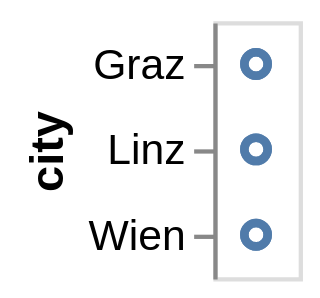

Notebook code for this chart:
### Markdown cell above
Hier besteht das Rendering aus einem Punkt pro Zeile im Datensatz, die alle übereinander gezeichnet werden, da wir noch keine Positionen für diese Punkte festgelegt haben.

Um die Punkte visuell zu trennen, können wir verschiedene *Kodierungskanäle*, oder kurz *Channels* (** visuelle Attribute**) zu den Eigenschaften *(Spalten)* im Datensatz zuordnen. Wir könnten zum Beispiel die Spalte `city` mit dem visuellen Attribut `y` *kodieren*, der die Position der Punkte auf der y-Achse darstellt. Um visuelle Attribute abzubilden, verwenden Sie die Methode `encode`:

### Code cell
chart = alt.Chart(df).mark_point().encode(
    y='city'
)
chart

### Figure 1 — Vega-Lite specification as saved in the notebook (floating-point values rounded to 4 significant figures)
{"config": {"view": {"continuousWidth": 300, "continuousHeight": 300}}, "data": {"name": "data-7f41ec7df670bb075c53817f719782ac"}, "mark": {"type": "point"}, "encoding": {"y": {"field": "city", "type": "nominal"}}, "$schema": "https://vega.github.io/schema/vega-lite/v6.4.1.json", "datasets": {"data-7f41ec7df670bb075c53817f719782ac": [{"city": "Linz", "month": "Apr", "temp": 12.1}, {"city": "Linz", "month": "Aug", "temp": 20.3}, {"city": "Linz", "month": "Dec", "temp": 2.1}, {"city": "Wien", "month": "Apr", "temp": 11.0}, {"city": "Wien", "month": "Aug", "temp": 20.8}, {"city": "Wien", "month": "Dec", "temp": 1.0}, {"city": "Graz", "month": "Apr", "temp": 10.5}, {"city": "Graz", "month": "Aug", "temp": 19.5}, {"city": "Graz", "month": "Dec", "temp": 0.9}]}}
